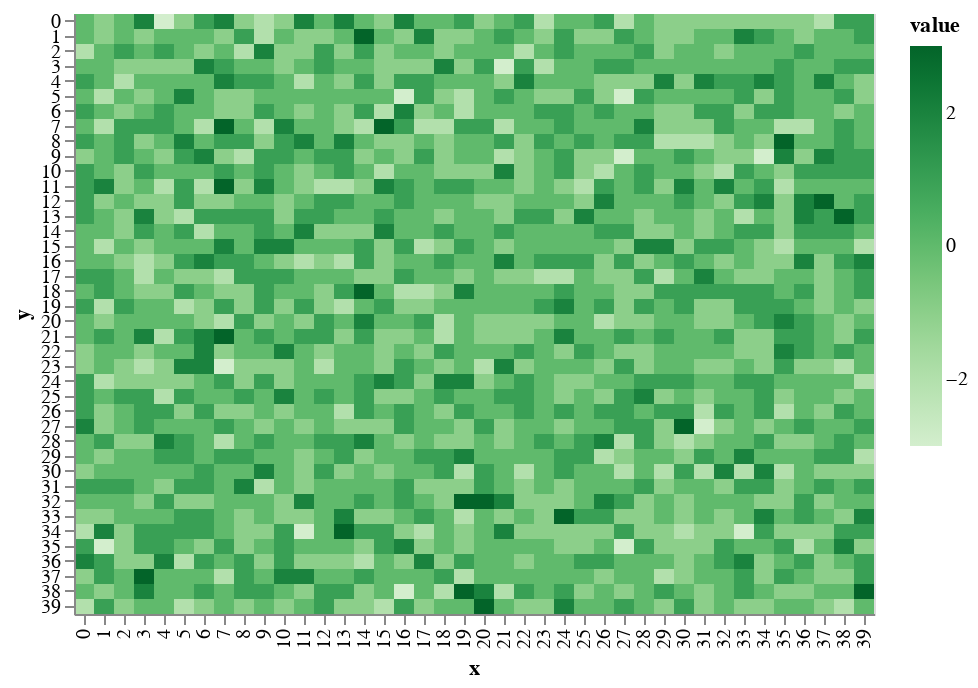

Notebook source saved alongside this figure:
### Code cell
world.shift_terrain()
draw.drawTerrainHeight(world.grid_elevation)

### Figure 1 — Vega-Lite specification as saved in the notebook (floating-point values rounded to 4 significant figures; data arrays with more than 128 entries replaced by an {"elided": "..."} marker saying what was removed)
{"$schema": "https://vega.github.io/schema/vega-lite/v2.6.0.json", "config": {"view": {"height": 300, "width": 400}}, "data": {"name": "data-b622b1d56f12ff4fb9ee9cf235709b59"}, "datasets": {"data-b622b1d56f12ff4fb9ee9cf235709b59": {"elided": "1600 records"}}, "encoding": {"color": {"field": "value", "scale": {"scheme": "greens"}, "type": "quantitative"}, "x": {"field": "x", "type": "ordinal"}, "y": {"field": "y", "type": "ordinal"}}, "mark": "rect"}
